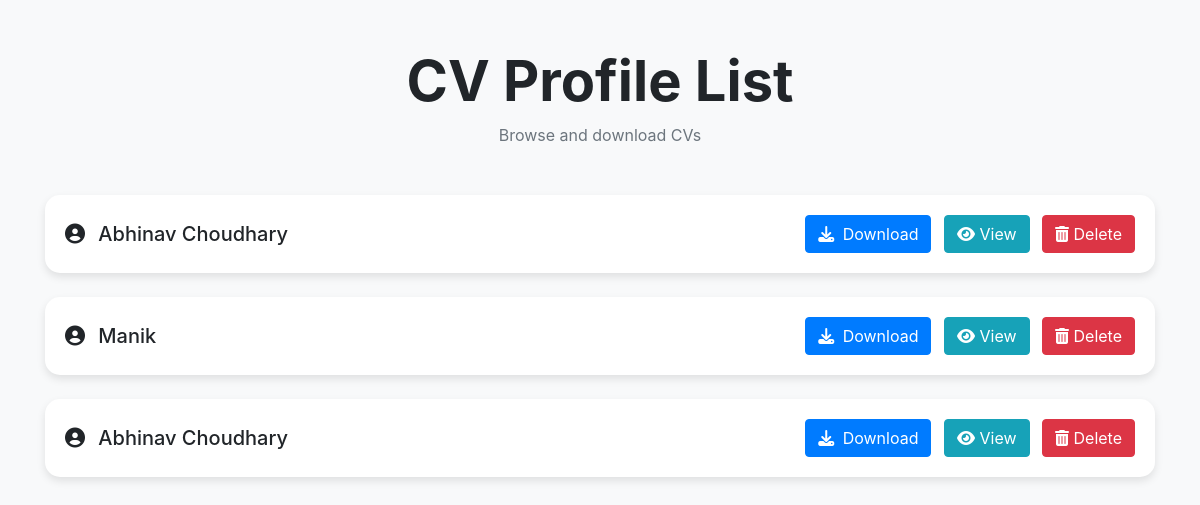
Page /list/ on the committed database.
### pdf/models.py (models this page shows, shortened)
class Profile(models.Model):
    name = models.CharField(max_length=200)
    email = models.EmailField()
    phone = models.CharField(max_length=20)
    address = models.TextField()
    summary = models.TextField()
    degree = models.CharField(max_length=200)
    university = models.CharField(max_length=200)
    previous_experience = models.TextField()
    skills = models.TextField()

### pdf/views.py (the view)
# urls.py: path('list/', views.list, name='list'),
def list(request):
    profiles = Profile.objects.all()
    return render(request, 'pdf/list.html', {'profiles': profiles})

### pdf/templates/pdf/list.html (shortened to what this page needs)
<!DOCTYPE html>
<html lang="en">
<head>
    <link rel="stylesheet" href="https://cdn.jsdelivr.net/npm/bootstrap@4.0.0/dist/css/bootstrap.min.css"
>
    <link rel="stylesheet" href="https://cdnjs.cloudflare.com/ajax/libs/font-awesome/6.5.0/css/all.min.css"
/>
</head>
<body>
<div class="container py-5">
    <div class="text-center mb-5">
        <h2 class="display-4 font-weight-bold">CV Profile List</h2>
        <p class="text-muted">Browse and download CVs</p>
    </div>
    {% for profile in profiles %}
    <div class="card mb-4 profile-card">
        <div class="card-body d-flex justify-content-between align-items-center">
            <div>
                <h5 class="mb-0"><i class="fas fa-user-circle mr-2"></i> {{ profile.name }}</h5>
            </div>
            <div>
                <a href="{% url 'resume' profile.id %}" class="btn btn-primary">
                    <i class="fas fa-download mr-1"></i> Download
                </a>
                <a href="{% url 'view_resume_html' profile.id %}" class="btn btn-info ml-2" target="_blank">
                    <i class="fas fa-eye"></i> View
                </a>
                <form method="post" action="{% url 'delete_profile' profile.id %}" style="display:inline;">
                    <button type="submit" class="btn btn-danger ml-2" onclick="return confirm('Are you sure you want to delete this resume?');">
                        <i class="fas fa-trash-alt"></i> Delete
                    </button>
                </form>
            </div>
        </div>
    </div>
    {% endfor %}
</div>
</body>
</html>

### pdf/templates/pdf/list.html (style rules this page uses)
body { background-color: #f8f9fa; }
.profile-card { border: none; border-radius: 15px; box-shadow: 0 4px 8px rgba(0, 0, 0, 0.1); transition: transform 0.2s ease-in-out; }

### rows in the picture
Profile: name "Abhinav Choudhary"
Profile: name "Manik"
Profile: name "Abhinav Choudhary"
